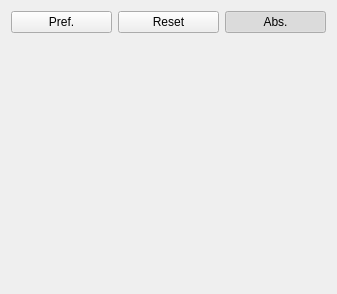
<?xml version="1.0" encoding="UTF-8"?>
<ui version="4.0">
 <class>wdgArtisticColorSelector</class>
 <widget class="QWidget" name="wdgArtisticColorSelector">
  <property name="geometry">
   <rect>
    <x>0</x>
    <y>0</y>
    <width>337</width>
    <height>294</height>
   </rect>
  </property>
  <property name="minimumSize">
   <size>
    <width>100</width>
    <height>100</height>
   </size>
  </property>
  <layout class="QVBoxLayout" name="verticalLayout" stretch="0,0">
   <item>
    <layout class="QHBoxLayout" name="horizontalLayout_2">
     <item>
      <widget class="KisPopupButton" name="bnColorPrefs">
       <property name="text">
        <string>Pref.</string>
       </property>
      </widget>
     </item>
     <item>
      <widget class="QPushButton" name="bnReset">
       <property name="text">
        <string>Reset</string>
       </property>
      </widget>
     </item>
     <item>
      <widget class="QPushButton" name="bnAbsLight">
       <property name="text">
        <string>Abs.</string>
       </property>
       <property name="checkable">
        <bool>true</bool>
       </property>
       <property name="checked">
        <bool>true</bool>
       </property>
       <property name="flat">
        <bool>true</bool>
       </property>
      </widget>
     </item>
    </layout>
   </item>
   <item>
    <widget class="KisColorSelector" name="colorSelector" native="true">
     <property name="sizePolicy">
      <sizepolicy hsizetype="Preferred" vsizetype="Preferred">
       <horstretch>0</horstretch>
       <verstretch>1</verstretch>
      </sizepolicy>
     </property>
    </widget>
   </item>
  </layout>
 </widget>
 <customwidgets>
  <customwidget>
   <class>KisPopupButton</class>
   <extends>QPushButton</extends>
   <header location="global">kis_popup_button.h</header>
  </customwidget>
  <customwidget>
   <class>KisColorSelector</class>
   <extends>QWidget</extends>
   <header>kis_color_selector.h</header>
   <container>1</container>
  </customwidget>
 </customwidgets>
 <resources/>
 <connections/>
</ui>
